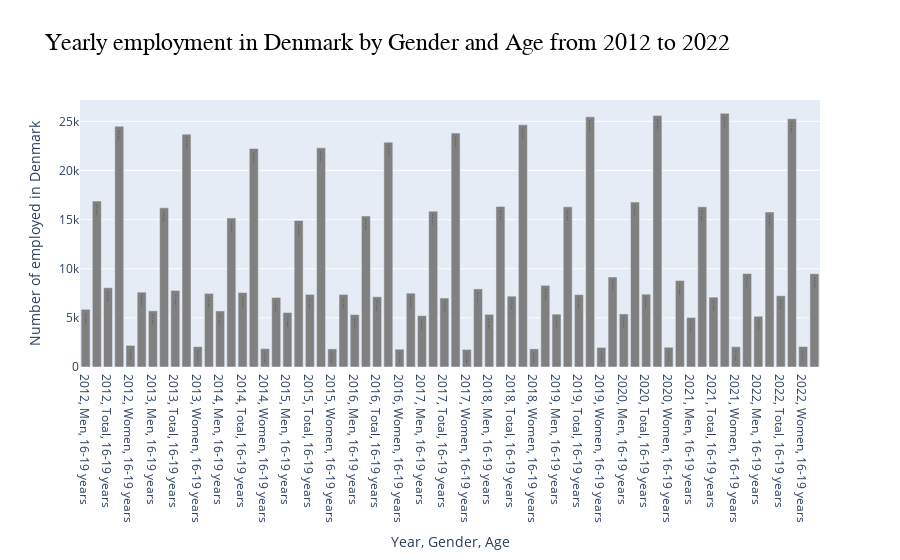

The notebook cell this image was saved under:
### Code cell
import plotly.graph_objects as go

# Define a color scale mapping for Gender
gender_color_map = {'M': 'blue', 'F': 'pink', 'Other': 'gray'}

# Assuming kas_new is your DataFrame with the required data
# Make sure kas_new contains 'Year', 'Employment', 'Gender', and 'Age' columns

# Group by 'Year', 'Gender', and 'Age', and sum up the 'Employment' values
yearly_employment = kas_new.groupby(['Year', 'Gender', 'Age'])['Employment'].sum().reset_index()

# Create a string representation for the x-axis labels
x_labels = [f"{year}, {gender}, {age}" for year, gender, age in zip(yearly_employment['Year'], yearly_employment['Gender'], yearly_employment['Age'])]

# Map Gender categories to colors using the color scale, with fallback for unexpected values
colors = [gender_color_map.get(gender, 'gray') for gender in yearly_employment['Gender']]

# Create a bar trace with additional features for Gender and Age
bar_trace = go.Bar(x=x_labels, 
                   y=yearly_employment['Employment'],
                   marker=dict(color=colors),  # Use the color scale
                   text=yearly_employment['Age'],  # Show Age as text
                   hoverinfo='x+y+text',  # Show Year, Employment, and Age on hover
                   )

# Create the layout
layout = go.Layout(title='Yearly Employment by Gender and Age', 
                   xaxis=dict(title='Year, Gender, Age'), 
                   yaxis=dict(title='Employment'))

# Create the figure object
fig = go.Figure(data=[bar_trace], layout=layout)

# Update the layout with customized title and axis titles
fig.update_layout(
    title="Yearly employment in Denmark by Gender and Age from 2012 to 2022",
    xaxis_title="Year, Gender, Age",
    yaxis_title="Number of employed in Denmark",
    title_font=dict(
        family="Georgia",
        size=24,
        color="black"
    ),
    xaxis=dict(
        tickmode='linear',
        dtick=2
    )
)

# Show the plot
fig.show()

### Figure 1 — Plotly figure (JSON) as saved in the notebook; plotly's stock layout.template omitted (floating-point values rounded to 4 significant figures)
{"data": [{"hoverinfo": "x+y+text", "marker": {"color": ["gray", "gray", "gray", "gray", "gray", "gray", "gray", "gray", "gray", "gray", "gray", "gray", "gray", "gray", "gray", "gray", "gray", "gray", "gray", "gray", "gray", "gray", "gray", "gray", "gray", "gray", "gray", "gray", "gray", "gray", "gray", "gray", "gray", "gray", "gray", "gray", "gray", "gray", "gray", "gray", "gray", "gray", "gray", "gray", "gray", "gray", "gray", "gray", "gray", "gray", "gray", "gray", "gray", "gray", "gray", "gray", "gray", "gray", "gray", "gray", "gray", "gray", "gray", "gray", "gray", "gray"]}, "text": ["16-19 years", "20-24 years", "16-19 years", "20-24 years", "16-19 years", "20-24 years", "16-19 years", "20-24 years", "16-19 years", "20-24 years", "16-19 years", "20-24 years", "16-19 years", "20-24 years", "16-19 years", "20-24 years", "16-19 years", "20-24 years", "16-19 years", "20-24 years", "16-19 years", "20-24 years", "16-19 years", "20-24 years", "16-19 years", "20-24 years", "16-19 years", "20-24 years", "16-19 years", "20-24 years", "16-19 years", "20-24 years", "16-19 years", "20-24 years", "16-19 years", "20-24 years", "16-19 years", "20-24 years", "16-19 years", "20-24 years", "16-19 years", "20-24 years", "16-19 years", "20-24 years", "16-19 years", "20-24 years", "16-19 years", "20-24 years", "16-19 years", "20-24 years", "16-19 years", "20-24 years", "16-19 years", "20-24 years", "16-19 years", "20-24 years", "16-19 years", "20-24 years", "16-19 years", "20-24 years", "16-19 years", "20-24 years", "16-19 years", "20-24 years", "16-19 years", "20-24 years"], "type": "bar", "x": ["2012, Men, 16-19 years", "2012, Men, 20-24 years", "2012, Total, 16-19 years", "2012, Total, 20-24 years", "2012, Women, 16-19 years", "2012, Women, 20-24 years", "2013, Men, 16-19 years", "2013, Men, 20-24 years", "2013, Total, 16-19 years", "2013, Total, 20-24 years", "2013, Women, 16-19 years", "2013, Women, 20-24 years", "2014, Men, 16-19 years", "2014, Men, 20-24 years", "2014, Total, 16-19 years", "2014, Total, 20-24 years", "2014, Women, 16-19 years", "2014, Women, 20-24 years", "2015, Men, 16-19 years", "2015, Men, 20-24 years", "2015, Total, 16-19 years", "2015, Total, 20-24 years", "2015, Women, 16-19 years", "2015, Women, 20-24 years", "2016, Men, 16-19 years", "2016, Men, 20-24 years", "2016, Total, 16-19 years", "2016, Total, 20-24 years", "2016, Women, 16-19 years", "2016, Women, 20-24 years", "2017, Men, 16-19 years", "2017, Men, 20-24 years", "2017, Total, 16-19 years", "2017, Total, 20-24 years", "2017, Women, 16-19 years", "2017, Women, 20-24 years", "2018, Men, 16-19 years", "2018, Men, 20-24 years", "2018, Total, 16-19 years", "2018, Total, 20-24 years", "2018, Women, 16-19 years", "2018, Women, 20-24 years", "2019, Men, 16-19 years", "2019, Men, 20-24 years", "2019, Total, 16-19 years", "2019, Total, 20-24 years", "2019, Women, 16-19 years", "2019, Women, 20-24 years", "2020, Men, 16-19 years", "2020, Men, 20-24 years", "2020, Total, 16-19 years", "2020, Total, 20-24 years", "2020, Women, 16-19 years", "2020, Women, 20-24 years", "2021, Men, 16-19 years", "2021, Men, 20-24 years", "2021, Total, 16-19 years", "2021, Total, 20-24 years", "2021, Women, 16-19 years", "2021, Women, 20-24 years", "2022, Men, 16-19 years", "2022, Men, 20-24 years", "2022, Total, 16-19 years", "2022, Total, 20-24 years", "2022, Women, 16-19 years", "2022, Women, 20-24 years"], "y": [5871, 16882, 8071, 24499, 2199, 7618, 5716, 16202, 7789, 23698, 2073, 7494, 5706, 15159, 7578, 22238, 1869, 7080, 5544, 14917, 7389, 22301, 1845, 7383, 5334, 15366, 7147, 22881, 1814, 7512, 5229, 15859, 7019, 23808, 1789, 7948, 5355, 16343, 7208, 24655, 1849, 8311, 5379, 16305, 7366, 25458, 1989, 9153, 5402, 16789, 7410, 25591, 2009, 8801, 5043, 16303, 7112, 25814, 2066, 9512, 5168, 15770, 7254, 25268, 2085, 9497]}], "layout": {"title": {"font": {"color": "black", "family": "Georgia", "size": 24}, "text": "Yearly employment in Denmark by Gender and Age from 2012 to 2022"}, "xaxis": {"dtick": 2, "tickmode": "linear", "title": {"text": "Year, Gender, Age"}}, "yaxis": {"title": {"text": "Number of employed in Denmark"}}}}
